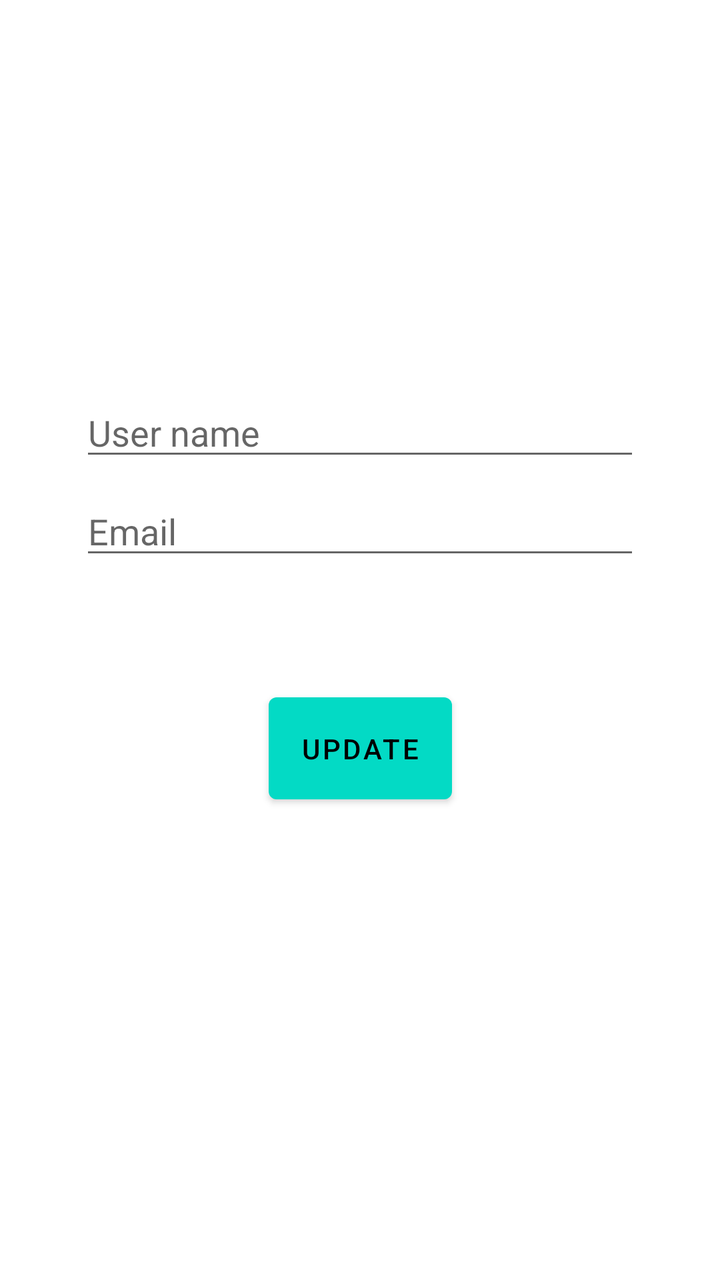
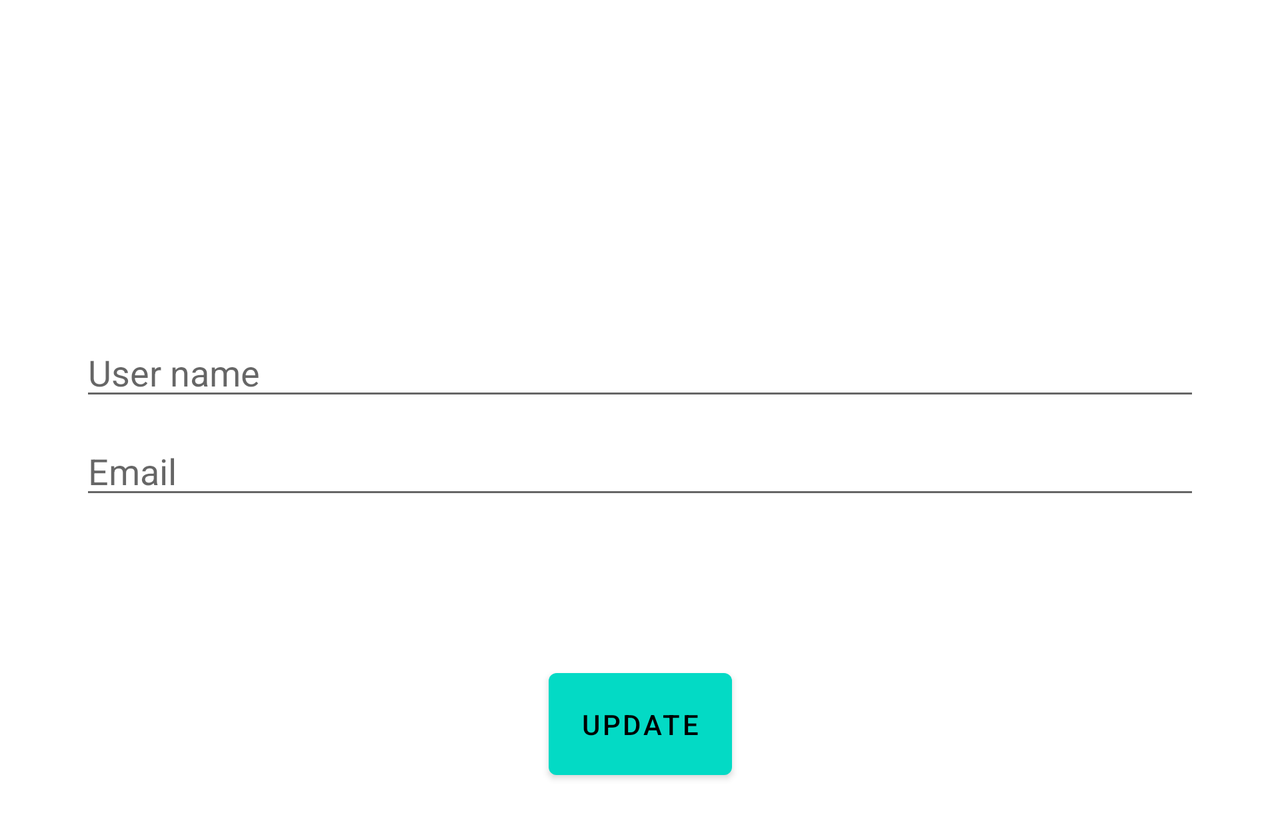

Two renders of one Android screen. The first uses the default layout on a phone; the second uses the alternative layout the repository ships for a different screen configuration, on a matching device. The two XML files are below.
<!-- AndroidManifest.xml: application theme Theme.MyContact -->
<!-- res/layout/fragment_contact_info.xml -->
<?xml version="1.0" encoding="utf-8"?>
<layout xmlns:android="http://schemas.android.com/apk/res/android"
    xmlns:app="http://schemas.android.com/apk/res-auto"
    xmlns:tools="http://schemas.android.com/tools">

    <data>
        <import type="android.view.View" />

        <variable
            name="contactInfoViewModel"
            type="com.duy.mycontact.presentation.contact_info.ContactInfoViewModel" />
    </data>

    <androidx.constraintlayout.widget.ConstraintLayout
        android:id="@+id/container"
        android:layout_width="match_parent"
        android:layout_height="match_parent"
        android:paddingLeft="@dimen/fragment_horizontal_margin"
        android:paddingTop="@dimen/fragment_vertical_margin"
        android:paddingRight="@dimen/fragment_horizontal_margin"
        android:paddingBottom="@dimen/fragment_vertical_margin">

        <ImageView
            android:id="@+id/img_avatar"
            android:layout_width="@dimen/avatar_size_large"
            android:layout_height="@dimen/avatar_size_large"
            android:layout_gravity="center_horizontal"
            android:scaleType="centerCrop"
            app:avatar="@{contactInfoViewModel.contactModel.avatar}"
            app:layout_constraintEnd_toEndOf="parent"
            app:layout_constraintStart_toStartOf="parent"
            app:layout_constraintTop_toTopOf="parent"
            tools:ignore="ContentDescription" />

        <EditText
            android:id="@+id/edt_user_name"
            android:layout_width="0dp"
            android:layout_height="wrap_content"
            android:layout_marginStart="24dp"
            android:layout_marginTop="50dp"
            android:layout_marginEnd="24dp"
            android:hint="@string/prompt_user_name"
            android:inputType="textPersonName"
            android:selectAllOnFocus="true"
            app:layout_constraintEnd_toEndOf="parent"
            app:layout_constraintStart_toStartOf="parent"
            app:layout_constraintTop_toBottomOf="@+id/img_avatar" />

        <EditText
            android:id="@+id/edt_email"
            android:layout_width="0dp"
            android:layout_height="wrap_content"
            android:layout_marginStart="24dp"
            android:layout_marginTop="8dp"
            android:layout_marginEnd="24dp"
            android:hint="@string/prompt_email"
            android:imeOptions="actionDone"
            android:inputType="textEmailAddress"
            android:selectAllOnFocus="true"
            app:layout_constraintEnd_toEndOf="parent"
            app:layout_constraintStart_toStartOf="parent"
            app:layout_constraintTop_toBottomOf="@+id/edt_user_name" />

        <Button
            android:id="@+id/btn_update"
            android:layout_width="wrap_content"
            android:layout_height="wrap_content"
            android:layout_gravity="center_horizontal"
            android:layout_marginTop="@dimen/normal_margin"
            android:padding="@dimen/normal_margin"
            android:text="@string/btn_update"
            app:layout_constraintEnd_toEndOf="parent"
            app:layout_constraintStart_toStartOf="parent"
            app:layout_constraintTop_toBottomOf="@+id/progress_bar" />

        <ProgressBar
            android:id="@+id/progress_bar"
            android:layout_width="32dp"
            android:layout_height="32dp"
            android:layout_marginTop="10dp"
            app:layout_constraintEnd_toEndOf="parent"
            app:layout_constraintStart_toStartOf="parent"
            app:layout_constraintTop_toBottomOf="@+id/edt_email" />

    </androidx.constraintlayout.widget.ConstraintLayout>

</layout>
<!-- resources referenced by this layout -->
<resources>
  <dimen name="avatar_size_large">128dp</dimen>
  <dimen name="fragment_horizontal_margin">16dp</dimen>
  <dimen name="fragment_vertical_margin">16dp</dimen>
  <dimen name="normal_margin">16dp</dimen>
  <string name="btn_update">Update</string>
  <string name="prompt_email">Email</string>
  <string name="prompt_user_name">User name</string>
  <style name="Theme.MyContact" parent="Theme.MaterialComponents.Light.DarkActionBar">
          <item name="colorPrimary">@color/teal_200</item>
          <item name="colorPrimaryVariant">@color/teal_700</item>
          <item name="colorOnPrimary">@color/black</item>
          
          <item name="android:statusBarColor" tools:targetApi="l">?attr/colorPrimaryVariant</item>
          
      </style>
  <color name="teal_200">#FF03DAC5</color>
  <color name="teal_700">#FF018786</color>
  <color name="black">#FF000000</color>
</resources>
<!-- res/layout-land/fragment_contact_info.xml (the repository's variant of the layout above) -->
<!-- drawn on the phone turned sideways -->
<?xml version="1.0" encoding="utf-8"?>
<layout xmlns:android="http://schemas.android.com/apk/res/android"
    xmlns:app="http://schemas.android.com/apk/res-auto"
    xmlns:tools="http://schemas.android.com/tools">

    <data>
        <import type="android.view.View" />

        <variable
            name="contactInfoViewModel"
            type="com.duy.mycontact.presentation.contact_info.ContactInfoViewModel" />
    </data>

    <ScrollView
        android:id="@+id/plant_detail_scrollview"
        android:layout_width="match_parent"
        android:layout_height="match_parent"
        android:clipToPadding="false"
        android:scrollbars="none"
        app:layout_behavior="@string/appbar_scrolling_view_behavior">
        <androidx.constraintlayout.widget.ConstraintLayout
            android:id="@+id/container"
            android:layout_width="match_parent"
            android:layout_height="match_parent"
            android:paddingLeft="@dimen/fragment_horizontal_margin"
            android:paddingTop="@dimen/fragment_vertical_margin"
            android:paddingRight="@dimen/fragment_horizontal_margin"
            android:paddingBottom="@dimen/fragment_vertical_margin">

            <ImageView
                android:id="@+id/img_avatar"
                android:layout_width="@dimen/avatar_size_large"
                android:layout_height="@dimen/avatar_size_large"
                android:layout_gravity="center_horizontal"
                android:scaleType="centerCrop"
                app:avatar="@{contactInfoViewModel.contactModel.avatar}"
                app:layout_constraintEnd_toEndOf="parent"
                app:layout_constraintStart_toStartOf="parent"
                app:layout_constraintTop_toTopOf="parent"
                tools:ignore="ContentDescription" />

            <EditText
                android:id="@+id/edt_user_name"
                android:layout_width="0dp"
                android:layout_height="wrap_content"
                android:layout_marginStart="24dp"
                android:layout_marginTop="20dp"
                android:layout_marginEnd="24dp"
                android:hint="@string/prompt_user_name"
                android:inputType="textPersonName"
                android:selectAllOnFocus="true"
                app:layout_constraintEnd_toEndOf="parent"
                app:layout_constraintStart_toStartOf="parent"
                app:layout_constraintTop_toBottomOf="@+id/img_avatar" />

            <EditText
                android:id="@+id/edt_email"
                android:layout_width="0dp"
                android:layout_height="wrap_content"
                android:layout_marginStart="24dp"
                android:layout_marginTop="8dp"
                android:layout_marginEnd="24dp"
                android:hint="@string/prompt_email"
                android:imeOptions="actionDone"
                android:inputType="textEmailAddress"
                android:selectAllOnFocus="true"
                app:layout_constraintEnd_toEndOf="parent"
                app:layout_constraintStart_toStartOf="parent"
                app:layout_constraintTop_toBottomOf="@+id/edt_user_name" />

            <Button
                android:id="@+id/btn_update"
                android:layout_width="wrap_content"
                android:layout_height="wrap_content"
                android:layout_gravity="center_horizontal"
                android:layout_marginTop="@dimen/normal_margin"
                android:padding="@dimen/normal_margin"
                android:text="@string/btn_update"
                app:layout_constraintEnd_toEndOf="parent"
                app:layout_constraintStart_toStartOf="parent"
                app:layout_constraintTop_toBottomOf="@+id/progress_bar" />

            <ProgressBar
                android:id="@+id/progress_bar"
                android:layout_width="50dp"
                android:layout_height="50dp"
                android:layout_marginTop="10dp"
                app:layout_constraintEnd_toEndOf="parent"
                app:layout_constraintStart_toStartOf="parent"
                app:layout_constraintTop_toBottomOf="@+id/edt_email" />

        </androidx.constraintlayout.widget.ConstraintLayout>
    </ScrollView>


</layout>
